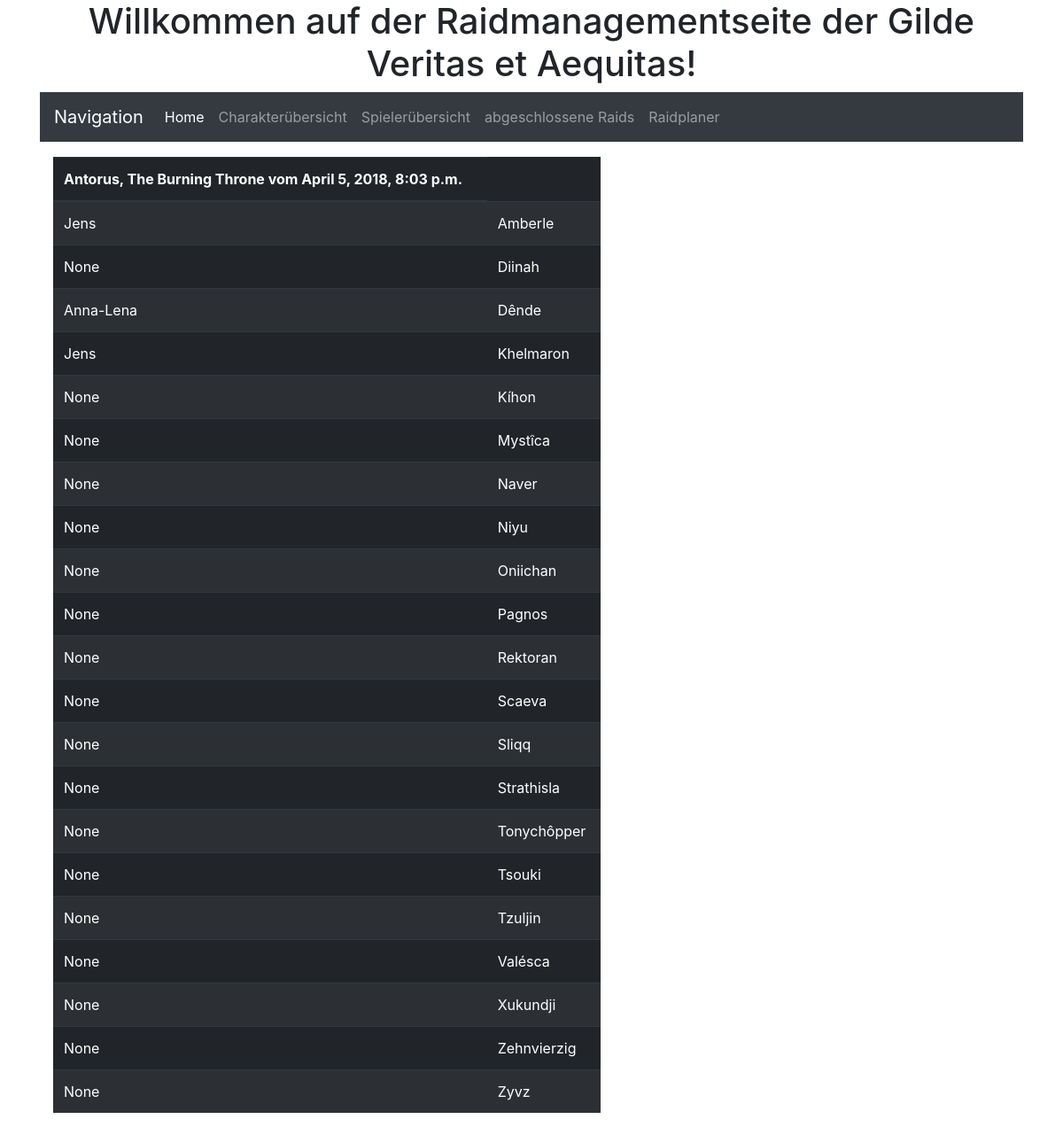
/Raiddetail/1381/, run on the app's committed database.
### Spielerverwaltung/models.py (models this page shows, shortened)
class Raid(models.Model):
    Raidstatus = (
        ('SC', 'scheduled'),
        ('FI', 'finished'),
        ('CA', 'canceled')
        )
    Raid_status = models.CharField(max_length = 2, choices = Raidstatus, default = 'SC')
    WarcraftlogsID = models.CharField(max_length = 16, blank = True, null = True, unique = True)
    InstanceName = models.CharField(max_length = 50)
    Raiddatum = models.DateTimeField()
    Raidstart = models.DateTimeField()
    Raidende = models.DateTimeField()
    Raidteilnehmer = models.ManyToManyField(Gildencharakter, through = 'Raidinformationen')
    Teilnehmer = models.ManyToManyField(Spieler, through = 'Attendency')
    class Meta:
        ordering = ['-Raiddatum']

class Gildencharakter(models.Model):
    Charaktername = models.CharField(max_length = 30, primary_key = True)
    Spielername = models.ForeignKey('Spieler', on_delete = models.CASCADE, blank = True, null = True)
    Gildenrang = models.CharField(max_length = 30, null = False, blank = False)
    def __str__(self):
        return self.Charaktername
    class Meta:
        ordering = ['Charaktername']

class Spieler(models.Model):
    Spielername = models.CharField(max_length = 50, primary_key = True)
    Anlagedatum = models.DateField(auto_now_add = True)
    Aktiv       = models.BooleanField(default = False)
    def __str__(self):
        return self.Spielername
    class Meta:
        ordering = ['Anlagedatum']

### Spielerverwaltung/views.py (the view)
# urls.py: url(r'^Raiddetail/(?P<pk>\d+)/$', RaidDetailView.as_view(), name = 'raid_details'),
class RaidDetailView(DetailView):
    model = Raid
    def get_context_data(self, **kwargs):
        context = super(RaidDetailView, self).get_context_data(**kwargs)
        if not Raidinformationen.objects.filter(Raid = context['raid'].id).exists():
            get_raiddetails(context['raid'].WarcraftlogsID)
            context['success'] = True
        return context

### templates/Spielerverwaltung/raid_detail.html (shortened to what this page needs)
{% extends 'base.html' %}
{% block content %}
<div class = 'container'>
  <div class = "col col-md-7">
  </div>
  <div class = "col col-md-7">
    <table class = 'table table-striped table-dark'>
      <thead>
        <th>{{ raid.InstanceName }} vom {{ raid.Raiddatum }}</th>
      </thead>
      {% for info in raid.Raidteilnehmer.all %}
      <tr>
        <td>{{ info.Spielername }}</td>
        <td>{{ info }} </td>
      </tr>
      {% endfor %}
    </table>
  </div>
</div>
{% endblock %}

### data on the page
Raid: InstanceName "Antorus, The Burning Throne", Raiddatum "April 5, 2018, 8:03 p.m."
Gildencharakter: Spielername "Jens", Charaktername "Amberle"
Gildencharakter: Spielername "None", Charaktername "Diinah"
Gildencharakter: Spielername "Anna-Lena", Charaktername "Dênde"
Gildencharakter: Spielername "Jens", Charaktername "Khelmaron"
Gildencharakter: Spielername "None", Charaktername "Kíhon"
Gildencharakter: Spielername "None", Charaktername "Mystîca"
Gildencharakter: Spielername "None", Charaktername "Naver"
Gildencharakter: Spielername "None", Charaktername "Niyu"
Gildencharakter: Spielername "None", Charaktername "Oniichan"
Gildencharakter: Spielername "None", Charaktername "Pagnos"
Gildencharakter: Spielername "None", Charaktername "Rektoran"
Gildencharakter: Spielername "None", Charaktername "Scaeva"
Gildencharakter: Spielername "None", Charaktername "Sliqq"
Gildencharakter: Spielername "None", Charaktername "Strathisla"
Gildencharakter: Spielername "None", Charaktername "Tonychôpper"
Gildencharakter: Spielername "None", Charaktername "Tsouki"
Gildencharakter: Spielername "None", Charaktername "Tzuljin"
Gildencharakter: Spielername "None", Charaktername "Valésca"
Gildencharakter: Spielername "None", Charaktername "Xukundji"
Gildencharakter: Spielername "None", Charaktername "Zehnvierzig"
Gildencharakter: Spielername "None", Charaktername "Zyvz"
